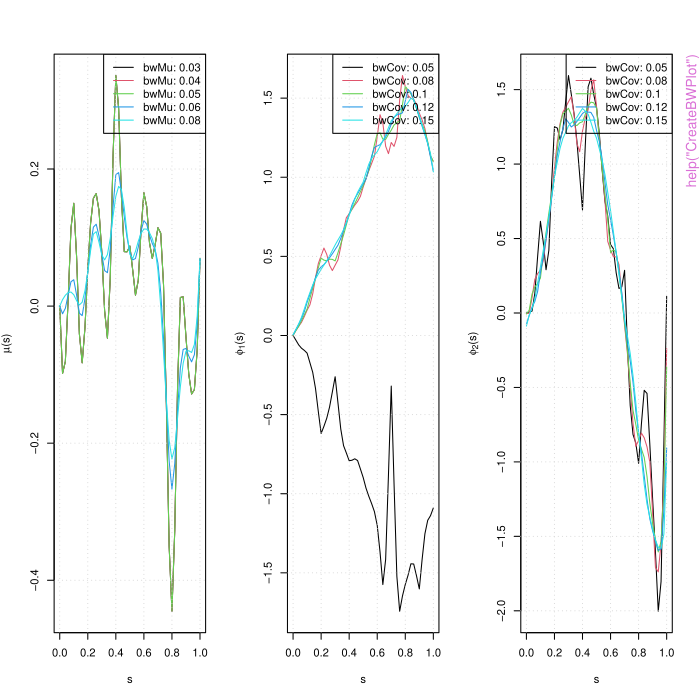

Here is the R script that generated this plot:
pkgname <- "fdapace"
source(file.path(R.home("share"), "R", "examples-header.R"))
options(warn = 1)
library('fdapace')

base::assign(".oldSearch", base::search(), pos = 'CheckExEnv')
base::assign(".old_wd", base::getwd(), pos = 'CheckExEnv')
cleanEx()
nameEx("BwNN")
### * BwNN

flush(stderr()); flush(stdout())

### Name: BwNN
### Title: Minimum bandwidth based on kNN criterion.
### Aliases: BwNN

### ** Examples

tinyGrid = list(c(1,7), c(2,3),  6,  c(2,4), c(4,5))
BwNN(tinyGrid, k = 2) # c(3,2)



cleanEx()
nameEx("CreateBWPlot")
### * CreateBWPlot

flush(stderr()); flush(stdout())

### Name: CreateBWPlot
### Title: Functional Principal Component Analysis Bandwidth Diagnostics
###   plot
### Aliases: CreateBWPlot

### ** Examples

set.seed(1)
n <- 40
pts <- seq(0, 1, by=0.05)
sampWiener <- Wiener(n, pts)
sampWiener <- Sparsify(sampWiener, pts, 10)
res1 <- FPCA(sampWiener$Ly, sampWiener$Lt, 
            list(dataType='Sparse', error=FALSE, kernel='epan', verbose=FALSE))
CreateBWPlot(res1)



cleanEx()
nameEx("CreateBasis")
### * CreateBasis

flush(stderr()); flush(stdout())

### Name: CreateBasis
### Title: Create an orthogonal basis of K functions in [0, 1], with nGrid
###   points.
### Aliases: CreateBasis

### ** Examples

basis <- CreateBasis(3, type='fourier')
head(basis)




cleanEx()
nameEx("CreateCovPlot")
### * CreateCovPlot

flush(stderr()); flush(stdout())

### Name: CreateCovPlot
### Title: Creates a covariance surface plot based on the results from
###   FPCA() or FPCder().
### Aliases: CreateCovPlot

### ** Examples

set.seed(1)
n <- 20
pts <- seq(0, 1, by=0.05)
sampWiener <- Wiener(n, pts)
sampWiener <- Sparsify(sampWiener, pts, 10)
res <- FPCA(sampWiener$Ly, sampWiener$Lt, 
            list(dataType='Sparse', error=FALSE, kernel='epan', verbose=TRUE))
CreateCovPlot(res)



cleanEx()
nameEx("CreateDesignPlot")
### * CreateDesignPlot

flush(stderr()); flush(stdout())

### Name: CreateDesignPlot
### Title: Create design plots for functional data. See Yao, F.,
###   M<c3><bc>ller, H.G., Wang, J.L. (2005). Functional data analysis for
###   sparse longitudinal data. J. American Statistical Association 100,
###   577-590 for interpretation and usage of these plots.  This function
###   will open a new device as default.
### Aliases: CreateDesignPlot

### ** Examples

set.seed(1)
n <- 20
pts <- seq(0, 1, by=0.05)
sampWiener <- Wiener(n, pts)
sampWiener <- Sparsify(sampWiener, pts, 10)
CreateDesignPlot(sampWiener$Lt, sort(unique(unlist(sampWiener$Lt))))



cleanEx()
nameEx("CreateFuncBoxPlot")
### * CreateFuncBoxPlot

flush(stderr()); flush(stdout())

### Name: CreateFuncBoxPlot
### Title: Create functional boxplot using 'bagplot', 'KDE' or 'pointwise'
###   methodology
### Aliases: CreateFuncBoxPlot

### ** Examples

set.seed(1)
n <- 20
pts <- seq(0, 1, by=0.05)
sampWiener <- Wiener(n, pts)
sampWiener <- Sparsify(sampWiener, pts, 10)
res <- FPCA(sampWiener$Ly, sampWiener$Lt, 
            list(dataType='Sparse', error=FALSE, kernel='epan', verbose=TRUE))
CreateFuncBoxPlot(res, list(addIndx=c(1:3)) )



cleanEx()
nameEx("CreateModeOfVarPlot")
### * CreateModeOfVarPlot

flush(stderr()); flush(stdout())

### Name: CreateModeOfVarPlot
### Title: Functional Principal Component Analysis: Mode of variation plot
### Aliases: CreateModeOfVarPlot

### ** Examples

set.seed(1)
n <- 20
pts <- seq(0, 1, by=0.05)
sampWiener <- Wiener(n, pts)
sampWiener <- Sparsify(sampWiener, pts, 10)
res <- FPCA(sampWiener$Ly, sampWiener$Lt, 
            list(dataType='Sparse', error=FALSE, kernel='epan', verbose=TRUE))
CreateModeOfVarPlot(res)



cleanEx()
nameEx("CreateOutliersPlot")
### * CreateOutliersPlot

flush(stderr()); flush(stdout())

### Name: CreateOutliersPlot
### Title: Functional Principal Component or Functional Singular Value
###   Decomposition Scores Plot using 'bagplot' or 'KDE' methodology
### Aliases: CreateOutliersPlot

### ** Examples




cleanEx()
nameEx("CreatePathPlot")
### * CreatePathPlot

flush(stderr()); flush(stdout())

### Name: CreatePathPlot
### Title: Create the fitted sample path plot based on the results from
###   FPCA().
### Aliases: CreatePathPlot

### ** Examples

set.seed(1)
n <- 20
pts <- seq(0, 1, by=0.05)
sampWiener <- Wiener(n, pts)
sampWiener <- Sparsify(sampWiener, pts, 10)
res <- FPCA(sampWiener$Ly, sampWiener$Lt, 
            list(dataType='Sparse', error=FALSE, kernel='epan',
            verbose=TRUE))
CreatePathPlot(res, subset=1:5)

# CreatePathPlot has a lot of usages:




cleanEx()
nameEx("CreateScreePlot")
### * CreateScreePlot

flush(stderr()); flush(stdout())

### Name: CreateScreePlot
### Title: Create the scree plot for the fitted eigenvalues
### Aliases: CreateScreePlot

### ** Examples

set.seed(1)
n <- 20
pts <- seq(0, 1, by=0.05)
sampWiener <- Wiener(n, pts)
sampWiener <- Sparsify(sampWiener, pts, 10)
res <- FPCA(sampWiener$Ly, sampWiener$Lt, 
            list(dataType='Sparse', error=FALSE, kernel='epan', verbose=TRUE))
CreateScreePlot(res)



cleanEx()
nameEx("CreateStringingPlot")
### * CreateStringingPlot

flush(stderr()); flush(stdout())

### Name: CreateStringingPlot
### Title: Create plots for observed and stringed high dimensional data
### Aliases: CreateStringingPlot

### ** Examples

set.seed(1)
n <- 50
wiener = Wiener(n = n)[,-1]
p = ncol(wiener)
rdmorder = sample(size = p, x=1:p, replace = FALSE)
stringingfit = Stringing(X = wiener[,rdmorder], disOptns = "correlation")
diff_norev = sum(abs(rdmorder[stringingfit$StringingOrder] - 1:p))
diff_rev = sum(abs(rdmorder[stringingfit$StringingOrder] - p:1))
if(diff_rev <= diff_norev){
  stringingfit$StringingOrder = rev(stringingfit$StringingOrder)
  stringingfit$Ly = lapply(stringingfit$Ly, rev)
}
CreateStringingPlot(stringingfit, 1:20)




cleanEx()
nameEx("DynCorr")
### * DynCorr

flush(stderr()); flush(stdout())

### Name: DynCorr
### Title: Dynamical Correlation
### Aliases: DynCorr

### ** Examples

set.seed(10)
n=200             # sample size
t=seq(0,1,length.out=100)       # length of data
mu_quad_x=8*t^2-4*t+5
mu_quad_y=8*t^2-12*t+6
fun=rbind(rep(1,length(t)),-t,t^2)
z1=matrix(0,n,3)
z1[,1]=rnorm(n,0,2)
z1[,2]=rnorm(n,0,16/3)
z1[,3]=rnorm(n,0,4)
x1_quad_error=y1_quad_error=matrix(0,nrow=n,ncol=length(t))
for (i in 1:n){
  x1_quad_error[i,]=mu_quad_x+z1[i,]%*%fun+rnorm(length(t),0,0.01)
  y1_quad_error[i,]=mu_quad_y+2*z1[i,]%*%fun +rnorm(length(t),0,0.01)
}
dyn1_quad=DynCorr(x1_quad_error,y1_quad_error,t) 



cleanEx()
nameEx("Dyn_test")
### * Dyn_test

flush(stderr()); flush(stdout())

### Name: Dyn_test
### Title: Bootstrap test of Dynamic Correlation
### Aliases: Dyn_test

### ** Examples

n=20             # sample size
t=seq(0,1,length.out=100)       # length of data
mu_quad_x=8*t^2-4*t+5
mu_quad_y=8*t^2-12*t+6
fun=rbind(rep(1,length(t)),-t,t^2)
z1=matrix(0,n,3)
z1[,1]=rnorm(n,0,2)
z1[,2]=rnorm(n,0,16/3)
z1[,3]=rnorm(n,0,4)   # covariance matrix of random effects
x1_quad_error=y1_quad_error=matrix(0,nrow=n,ncol=length(t))
for (i in 1:n){
  x1_quad_error[i,]=mu_quad_x+z1[i,]%*%fun+rnorm(length(t),0,0.01)
  y1_quad_error[i,]=mu_quad_y+2*z1[i,]%*%fun +rnorm(length(t),0,0.01)
}
bt_DC=Dyn_test(x1_quad_error,y1_quad_error,t,B=500) # using B=500 for speed consideration




cleanEx()
nameEx("FAM")
### * FAM

flush(stderr()); flush(stdout())

### Name: FAM
### Title: Functional Additive Models
### Aliases: FAM

### ** Examples

set.seed(1000)

library(MASS)

f1 <- function(t) 0.5*t
f2 <- function(t) 2*cos(2*pi*t/4)
f3 <- function(t) 1.5*sin(2*pi*t/4)
f4 <- function(t) 2*atan(2*pi*t/4)

n <- 100
N <- 100

sig <- diag(c(4.0,2.0,1.5,1.2))

scoreX <- mvrnorm(n,mu=rep(0,4),Sigma=sig)
scoreXTest <- mvrnorm(N,mu=rep(0,4),Sigma=sig)

Y <- f1(scoreX[,1]) + f2(scoreX[,2]) + f3(scoreX[,3]) + f4(scoreX[,4]) + rnorm(n,0,0.1)
YTest <- f1(scoreXTest[,1]) + f2(scoreXTest[,2]) + 
  f3(scoreXTest[,3]) + f4(scoreXTest[,4]) + rnorm(N,0,0.1)

phi1 <- function(t) sqrt(2)*sin(2*pi*t)
phi2 <- function(t) sqrt(2)*sin(4*pi*t)
phi3 <- function(t) sqrt(2)*cos(2*pi*t)
phi4 <- function(t) sqrt(2)*cos(4*pi*t)

grid <- seq(0,1,length.out=21)
Lt <- Lx <- list()
for (i in 1:n) {
  Lt[[i]] <- grid
  Lx[[i]] <- scoreX[i,1]*phi1(grid) + scoreX[i,2]*phi2(grid) + 
    scoreX[i,3]*phi3(grid) + scoreX[i,4]*phi4(grid) + rnorm(1,0,0.01)
}

LtTest <- LxTest <- list()
for (i in 1:N) {
  LtTest[[i]] <- grid
  LxTest[[i]] <- scoreXTest[i,1]*phi1(grid) + scoreXTest[i,2]*phi2(grid) + 
    scoreXTest[i,3]*phi3(grid) + scoreXTest[i,4]*phi4(grid) + rnorm(1,0,0.01)
}


# estimation
fit <- FAM(Y=Y,Lx=Lx,Lt=Lt)

xi <- fit$xi

op <- par(mfrow=c(2,2))
j <- 1
g1 <- f1(sort(xi[,j]))
tmpSgn <- sign(sum(g1*fit$fam[,j]))
plot(sort(xi[,j]),g1,type='l',col=2,ylim=c(-2.5,2.5),xlab='xi1')
points(sort(xi[,j]),tmpSgn*fit$fam[order(xi[,j]),j],type='l')

j <- 2
g2 <- f2(sort(xi[,j]))
tmpSgn <- sign(sum(g2*fit$fam[,j]))
plot(sort(xi[,j]),g2,type='l',col=2,ylim=c(-2.5,2.5),xlab='xi2')
points(sort(xi[,j]),tmpSgn*fit$fam[order(xi[,j]),j],type='l')

j <- 3
g3 <- f3(sort(xi[,j]))
tmpSgn <- sign(sum(g3*fit$fam[,j]))
plot(sort(xi[,j]),g3,type='l',col=2,ylim=c(-2.5,2.5),xlab='xi3')
points(sort(xi[,j]),tmpSgn*fit$fam[order(xi[,j]),j],type='l')

j <- 4
g4 <- f4(sort(xi[,j]))
tmpSgn <- sign(sum(g4*fit$fam[,j]))
plot(sort(xi[,j]),g4,type='l',col=2,ylim=c(-2.5,2.5),xlab='xi4')
points(sort(xi[,j]),tmpSgn*fit$fam[order(xi[,j]),j],type='l')
par(op)

# fitting
fit <- FAM(Y=Y,Lx=Lx,Lt=Lt,nEval=0)
yHat <- fit$mu+apply(fit$fam,1,'sum')
plot(yHat,Y)
abline(coef=c(0,1),col=2)


# R^2
R2 <- 1-sum((Y-yHat)^2)/sum((Y-mean(Y))^2)
R2


# prediction
fit <- FAM(Y=Y,Lx=Lx,Lt=Lt,newLx=LxTest,newLt=LtTest)
yHat <- fit$mu+apply(fit$fam,1,'sum')
plot(yHat,YTest,xlim=c(-10,10))
abline(coef=c(0,1),col=2)



graphics::par(get("par.postscript", pos = 'CheckExEnv'))
cleanEx()
nameEx("FCCor")
### * FCCor

flush(stderr()); flush(stdout())

### Name: FCCor
### Title: Calculation of functional correlation between two simultaneously
###   observed processes.
### Aliases: FCCor

### ** Examples

set.seed(1)
n <- 200
nGridIn <- 50
sparsity <- 1:5 # must have length > 1
bw <- 0.2
kern <- 'epan'
T <- matrix(seq(0.5, 1, length.out=nGridIn))

## Corr(X(t), Y(t)) = 1/2
A <- Wiener(n, T)
B <- Wiener(n, T) 
C <- Wiener(n, T) + matrix((1:nGridIn) , n, nGridIn, byrow=TRUE)
X <- A + B
Y <- A + C
indEach <- lapply(1:n, function(x) sort(sample(nGridIn, sample(sparsity, 1))))
tAll <- lapply(1:n, function(i) T[indEach[[i]]])
Xsp <- lapply(1:n, function(i) X[i, indEach[[i]]])
Ysp <- lapply(1:n, function(i) Y[i, indEach[[i]]])

plot(T, FCCor(Xsp, Ysp, tAll, bw)[['corr']], ylim=c(-1, 1))
abline(h=0.5)



cleanEx()
nameEx("FCReg")
### * FCReg

flush(stderr()); flush(stdout())

### Name: FCReg
### Title: Functional Concurrent Regression using 2D smoothing
### Aliases: FCReg

### ** Examples

# Y(t) = \beta_0(t) + \beta_1(t) X_1(t) + \beta_2(t) Z_2 + \epsilon

# Settings
set.seed(1)
n <- 75
nGridIn <- 150
sparsity <- 5:10 # Sparse data sparsity
T <- round(seq(0, 1, length.out=nGridIn), 4) # Functional data support
bw <- 0.1
outGrid <- round(seq(min(T), 1, by=0.05), 2)

# Simulate functional data 
mu <- T * 2 # mean function for X_1
sigma <- 1

beta_0 <- 0
beta_1 <- 1
beta_2 <- 1

Z <- MASS::mvrnorm(n, rep(0, 2), diag(2))
X_1 <- Z[, 1, drop=FALSE] %*% matrix(1, 1, nGridIn) + matrix(mu, n, nGridIn, byrow=TRUE)
epsilon <- rnorm(n, sd=sigma)
Y <- matrix(NA, n, nGridIn)
for (i in seq_len(n)) {
  Y[i, ] <- beta_0 + beta_1 * X_1[i, ] + beta_2 * Z[i, 2] + epsilon[i]
}

# Sparsify functional data
set.seed(1)
X_1sp <- Sparsify(X_1, T, sparsity)
set.seed(1)
Ysp <- Sparsify(Y, T, sparsity)
vars <- list(X_1=X_1sp, Z_2=Z[, 2], Y=Ysp)
withError2D <- FCReg(vars, bw, bw, outGrid)



cleanEx()
nameEx("FClust")
### * FClust

flush(stderr()); flush(stdout())

### Name: FClust
### Title: Functional clustering and identifying substructures of
###   longitudinal data
### Aliases: FClust

### ** Examples




cleanEx()
nameEx("FLM")
### * FLM

flush(stderr()); flush(stdout())

### Name: FLM
### Title: Functional Linear Models
### Aliases: FLM

### ** Examples

set.seed(1000)

library(MASS)

### functional covariate
phi1 <- function(t,k) sqrt(2)*sin(2*pi*k*t)
phi2 <- function(t,k) sqrt(2)*cos(2*pi*k*t)

lambdaX <- c(1,0.7)

# training set
n <- 50
Xi <- matrix(rnorm(2*n),nrow=n,ncol=2)

denseLt <- list(); denseLy <- list()
sparseLt <- list(); sparseLy <- list()

t0 <- seq(0,1,length.out=51)
for (i in 1:n) {
 denseLt[[i]] <- t0
  denseLy[[i]] <- lambdaX[1]*Xi[i,1]*phi1(t0,1) + lambdaX[2]*Xi[i,2]*phi1(t0,2)
  
  ind <- sort(sample(1:length(t0),3))
  sparseLt[[i]] <- t0[ind]
  sparseLy[[i]] <- denseLy[[i]][ind]
}

denseX <- list(Ly=denseLy,Lt=denseLt)
sparseX <- list(Ly=sparseLy,Lt=sparseLt)

denseX <- list(X=denseX)
sparseX <- list(X=sparseX)

# test set
N <- 30

XiTest <- matrix(rnorm(2*N),nrow=N,ncol=2)

denseLtTest <- list(); denseLyTest <- list()

sparseLtTest <- list(); sparseLyTest <- list()

t0 <- seq(0,1,length.out=51)
for (i in 1:N) {
  denseLtTest[[i]] <- t0
  denseLyTest[[i]] <- lambdaX[1]*XiTest[i,1]*phi1(t0,1) + lambdaX[2]*XiTest[i,2]*phi1(t0,2)
  
  ind <- sort(sample(1:length(t0),5))
  sparseLtTest[[i]] <- t0[ind]
  sparseLyTest[[i]] <- denseLyTest[[i]][ind]
}

denseXTest <- list(Ly=denseLyTest,Lt=denseLtTest)
sparseXTest <- list(Ly=sparseLyTest,Lt=sparseLtTest)

denseXTest <- list(X=denseXTest)
sparseXTest <- list(X=sparseXTest)


### scalar response
beta <- c(1, -1)
Y <- c(Xi%*%diag(lambdaX)%*%beta) + rnorm(n,0,0.5)
YTest <- c(XiTest%*%diag(lambdaX)%*%beta) + rnorm(N,0,0.5)

## dense
denseFLM <- FLM(Y=Y,X=denseX,XTest=denseXTest,optnsListX=list(FVEthreshold=0.95))

trueBetaList <- list()
trueBetaList[[1]] <- cbind(phi1(denseFLM$workGridX[[1]],1),phi1(denseFLM$workGridX[[1]],2))%*%beta

# coefficient function estimation error (L2-norm)
plot(denseFLM$workGridX[[1]],denseFLM$betaList[[1]],type='l',xlab='t',ylab=paste('beta',1,sep=''))
points(denseFLM$workGridX[[1]],trueBetaList[[1]],type='l',col=2)

denseEstErr <-
  sqrt(trapzRcpp(denseFLM$workGridX[[1]],(denseFLM$betaList[[1]] - trueBetaList[[1]])^2))
denseEstErr

op <- par(mfrow=c(1,2))
plot(denseFLM$yHat,Y,xlab='fitted Y', ylab='observed Y')
abline(coef=c(0,1),col=8)
plot(denseFLM$yPred,YTest,xlab='predicted Y', ylab='observed Y')
abline(coef=c(0,1),col=8)
par(op)

# prediction error
densePredErr <- sqrt(mean((YTest - denseFLM$yPred)^2))
densePredErr




graphics::par(get("par.postscript", pos = 'CheckExEnv'))
cleanEx()
nameEx("FOptDes")
### * FOptDes

flush(stderr()); flush(stdout())

### Name: FOptDes
### Title: Optimal Designs for Functional and Longitudinal Data for
###   Trajectory Recovery or Scalar Response Prediction
### Aliases: FOptDes

### ** Examples

set.seed(1)
n <- 50
pts <- seq(0, 1, by=0.05)
sampWiener <- Wiener(n, pts)
sampWiener <- MakeFPCAInputs(IDs = rep(1:n, each=length(pts)), 
                             tVec = rep(pts, times = n), 
                             yVec = t(sampWiener))
res <- FOptDes(Ly=sampWiener$Ly, Lt=sampWiener$Lt, p=2,
               isSequential=FALSE, RidgeCand = seq(0.02,0.2,0.02))



cleanEx()
nameEx("FPCA")
### * FPCA

flush(stderr()); flush(stdout())

### Name: FPCA
### Title: Functional Principal Component Analysis
### Aliases: FPCA

### ** Examples

set.seed(1)
n <- 20
pts <- seq(0, 1, by=0.05)
sampWiener <- Wiener(n, pts)
sampWiener <- Sparsify(sampWiener, pts, 10)
res <- FPCA(sampWiener$Ly, sampWiener$Lt, 
            list(dataType='Sparse', error=FALSE, kernel='epan', verbose=TRUE))
plot(res) # The design plot covers [0, 1] * [0, 1] well.
CreateCovPlot(res, 'Fitted')



cleanEx()
nameEx("FPCAder")
### * FPCAder

flush(stderr()); flush(stdout())

### Name: FPCAder
### Title: Obtain the derivatives of eigenfunctions/ eigenfunctions of
###   derivatives (note: these two are not the same)
### Aliases: FPCAder

### ** Examples


bw <- 0.2
kern <- 'epan'
set.seed(1)
n <- 50 
M <- 30
pts <- seq(0, 1, length.out=M)
lambdaTrue <- c(1, 0.8, 0.1)^2
sigma2 <- 0.1

samp2 <- MakeGPFunctionalData(n, M, pts, K=length(lambdaTrue), 
                              lambda=lambdaTrue, sigma=sqrt(sigma2), basisType='legendre01')
samp2 <- c(samp2, MakeFPCAInputs(tVec=pts, yVec=samp2$Yn))
fpcaObj <- FPCA(samp2$Ly, samp2$Lt, list(methodMuCovEst='smooth',
                userBwCov=bw, userBwMu=bw, kernel=kern, error=TRUE)) 
CreatePathPlot(fpcaObj, showObs=FALSE)

FPCoptn <- list(bw=bw, kernelType=kern, method='FPC')
DPCoptn <- list(bw=bw, kernelType=kern, method='DPC')
FPC <- FPCAder(fpcaObj, FPCoptn)
DPC <- FPCAder(fpcaObj, DPCoptn)

CreatePathPlot(FPC, ylim=c(-5, 10))
CreatePathPlot(DPC, ylim=c(-5, 10))

# Get the true derivatives
phi <-  CreateBasis(K=3, type='legendre01', pts=pts)
basisDerMat <- apply(phi, 2, function(x) 
                       ConvertSupport(seq(0, 1, length.out=M - 1), pts, diff(x) * (M - 1)))
trueDer <- matrix(1, n, M, byrow=TRUE) + tcrossprod(samp2$xi, basisDerMat)
matplot(t(trueDer), type='l', ylim=c(-5, 10))

# DPC is slightly better in terms of RMSE
mean((fitted(FPC) - trueDer)^2)
mean((fitted(DPC) - trueDer)^2)




cleanEx()
nameEx("FPCquantile")
### * FPCquantile

flush(stderr()); flush(stdout())

### Name: FPCquantile
### Title: Conditional Quantile estimation with functional covariates
### Aliases: FPCquantile

### ** Examples

set.seed(10)

n = 200
npred = 50
m = 50
xi <- Wiener(n, 0:m/m)

x=list()
t_x=list()
y=numeric(n)
for(i in 1:n){
 t_x = c(t_x,list(0:m/m))
 x = c(x,list(xi[i,]))
 y[i] = 5*rnorm(1)+2*sum(xi[i,])
}

outQ = c(0.1,0.25,0.5,0.75,0.9,0.95)
isNewSub = c(rep(0,150),rep(1,50))
qtreg = FPCquantile(x, t_x, y, outQ,optns_x = NULL,isNewSub)




cleanEx()
nameEx("FVPA")
### * FVPA

flush(stderr()); flush(stdout())

### Name: FVPA
### Title: Functional Variance Process Analysis for dense functional data
### Aliases: FVPA

### ** Examples

set.seed(1)
n <- 25
pts <- seq(0, 1, by=0.01)
sampWiener <- Wiener(n, pts)
# Data have to dense for FVPA to be relevant!
sampWiener <- Sparsify(sampWiener, pts, 101) 
fvpaObj <- FVPA(sampWiener$Ly, sampWiener$Lt)



cleanEx()
nameEx("GetCovSurface")
### * GetCovSurface

flush(stderr()); flush(stdout())

### Name: GetCovSurface
### Title: Covariance Surface
### Aliases: GetCovSurface

### ** Examples

set.seed(1)
n <- 20
pts <- seq(0, 1, by=0.025)
sampWiener <- Wiener(n, pts)
mu = sin(2*pi*pts)
sampWiener <- Sparsify(t(t(sampWiener) + mu), pts, 10)
res = GetCovSurface(Ly = sampWiener$Ly, Lt = sampWiener$Lt)



cleanEx()
nameEx("GetCrCovYX")
### * GetCrCovYX

flush(stderr()); flush(stdout())

### Name: GetCrCovYX
### Title: Functional Cross Covariance between longitudinal variable Y and
###   longitudinal variable X
### Aliases: GetCrCovYX

### ** Examples

Ly1= list( rep(2.1,7), rep(2.1,3),2.1 );
Lt1 = list(1:7,1:3, 1);
Ly2 = list( rep(1.1,7), rep(1.1,3),1.1); 
Lt2 = list(1:7,1:3, 1);
Ymu1 = rep(55,7);
Ymu2 = rep(1.1,7);
AA<-GetCrCovYX(Ly1 = Ly1, Ly2= Ly2, Lt1=Lt1, Lt2=Lt2, Ymu1=Ymu1, Ymu2=Ymu2)
  



cleanEx()
nameEx("GetCrCovYZ")
### * GetCrCovYZ

flush(stderr()); flush(stdout())

### Name: GetCrCovYZ
### Title: Functional Cross Covariance between longitudinal variable Y and
###   scalar variable Z
### Aliases: GetCrCovYZ

### ** Examples

Ly <- list( runif(5),  c(1:3), c(2:4), c(4))
Lt <- list( c(1:5), c(1:3), c(1:3), 4)
Z = rep(4,4) # Constant vector so the covariance has to be zero.
sccObj = GetCrCovYZ(bw=1, Z= Z, Ly=Ly, Lt=Lt, Ymu=rep(4,5))



cleanEx()
nameEx("GetMeanCI")
### * GetMeanCI

flush(stderr()); flush(stdout())

### Name: GetMeanCI
### Title: Bootstrap pointwise confidence intervals for the mean function
###   for densely observed data.
### Aliases: GetMeanCI

### ** Examples

n <- 30
tgrid <- seq(0,1,length.out=21)
phi1 <- function(t) sqrt(2)*sin(2*pi*t)
phi2 <- function(t) sqrt(2)*sin(4*pi*t)
Lt <- rep(list(tgrid), n)
Ly <- lapply(1:n, function(i){
 tgrid + rnorm(1,0,2) * phi1(tgrid) + rnorm(1,0,0.5) * phi2(tgrid) + rnorm(1,0,0.01)
 })
res <- GetMeanCI(Lt = Lt, Ly = Ly, level = 0.9)



cleanEx()
nameEx("GetMeanCurve")
### * GetMeanCurve

flush(stderr()); flush(stdout())

### Name: GetMeanCurve
### Title: Mean Curve
### Aliases: GetMeanCurve

### ** Examples

set.seed(1)
n <- 20
pts <- seq(0, 1, by=0.025)
sampWiener <- Wiener(n, pts)
mu = sin(2*pi*pts)
sampWiener <- Sparsify(t(t(sampWiener) + mu), pts, 10)
res = GetMeanCurve(Ly = sampWiener$Ly, Lt = sampWiener$Lt, optns = list(plot = TRUE))



cleanEx()
nameEx("GetNormalisedSample")
### * GetNormalisedSample

flush(stderr()); flush(stdout())

### Name: GetNormalisedSample
### Title: Normalise sparse multivariate functional data
### Aliases: GetNormalisedSample GetNormalizedSample

### ** Examples

set.seed(1)
n <- 100
M <- 51
pts <- seq(0, 1, length.out=M)
mu <- rep(0, length(pts))
sampDense <- MakeGPFunctionalData(n, M, mu, K=1, basisType='sin', sigma=0.01)
samp4 <- MakeFPCAInputs(tVec=sampDense$pts, yVec=sampDense$Yn)
res4E <- FPCA(samp4$Ly, samp4$Lt, list(error=TRUE))
sampN <- GetNormalisedSample(res4E, errorSigma=TRUE)

CreatePathPlot(subset=1:20, inputData=samp4, obsOnly=TRUE, showObs=FALSE)
CreatePathPlot(subset=1:20, inputData=sampN, obsOnly=TRUE, showObs=FALSE)



cleanEx()
nameEx("MultiFAM")
### * MultiFAM

flush(stderr()); flush(stdout())

### Name: MultiFAM
### Title: Functional Additive Models with Multiple Predictor Processes
### Aliases: MultiFAM

### ** Examples

set.seed(1000)

library(MASS)

f11 <- function(t) t
f12 <- function(t) 2*cos(2*pi*t/4)
f21 <- function(t) 1.5*sin(2*pi*t/4)
f22 <- function(t) 1.5*atan(2*pi*t/4)

n<-100
N<-200

sig <- matrix(c(2.0, 0.0, 0.5, -.2,
                0.0, 1.2, -.2, 0.3,
                0.5, -.2, 1.7, 0.0,
                -.2, 0.3, 0.0, 1.0),
              nrow=4,ncol=4)

scoreX <- mvrnorm(n,mu=rep(0,4),Sigma=sig)
scoreXTest <- mvrnorm(N,mu=rep(0,4),Sigma=sig)

Y <- f11(scoreX[,1]) + f12(scoreX[,2]) + f21(scoreX[,3]) + f22(scoreX[,4]) + rnorm(n,0,0.5)
YTest <- f11(scoreXTest[,1]) + f12(scoreXTest[,2]) + 
f21(scoreXTest[,3]) + f22(scoreXTest[,4]) + rnorm(N,0,0.5)

phi11 <- function(t) sqrt(2)*sin(2*pi*t)
phi12 <- function(t) sqrt(2)*sin(4*pi*t)
phi21 <- function(t) sqrt(2)*cos(2*pi*t)
phi22 <- function(t) sqrt(2)*cos(4*pi*t)

grid <- seq(0,1,length.out=21)
Lt <- Lx1 <- Lx2 <- list()
for (i in 1:n) {
  Lt[[i]] <- grid
  Lx1[[i]] <- scoreX[i,1]*phi11(grid) + scoreX[i,2]*phi12(grid) + rnorm(1,0,0.01)
  Lx2[[i]] <- scoreX[i,3]*phi21(grid) + scoreX[i,4]*phi22(grid) + rnorm(1,0,0.01)
}

LtTest <- Lx1Test <- Lx2Test <- list()
for (i in 1:N) {
  LtTest[[i]] <- grid
  Lx1Test[[i]] <- scoreXTest[i,1]*phi11(grid) + scoreXTest[i,2]*phi12(grid) + rnorm(1,0,0.01)
  Lx2Test[[i]] <- scoreXTest[i,3]*phi21(grid) + scoreXTest[i,4]*phi22(grid) + rnorm(1,0,0.01)
}

X1 <- list(Ly=Lx1, Lt=Lt)
X2 <- list(Ly=Lx2, Lt=Lt)

X1Test <- list(Ly=Lx1Test, Lt=LtTest)
X2Test <- list(Ly=Lx2Test, Lt=LtTest)

X <- list(X1, X2)
XTest <- list(X1Test, X2Test)

# estimation
sbf <- MultiFAM(Y=Y,X=X)

xi <- sbf$xi

par(mfrow=c(2,2))
j <- 1
p0 <- trapzRcpp(sort(xi[,j]),dnorm(sort(xi[,j]),0,sqrt(sig[j,j])))
g11 <- f11(sort(xi[,j])) - 
trapzRcpp(sort(xi[,j]),f11(sort(xi[,j]))*dnorm(sort(xi[,j]),0,sqrt(sig[j,j])))/p0
tmpSgn <- sign(sum(g11*sbf$SBFit[,j]))
plot(sort(xi[,j]),g11,type='l',col=2,ylim=c(-2.5,2.5),xlab='xi11')
points(sort(xi[,j]),tmpSgn*sbf$SBFit[order(xi[,j]),j],type='l')
legend('top',c('true','SBF'),col=c(2,1),lwd=2,bty='n',horiz=TRUE)

j <- 2
p0 <- trapzRcpp(sort(xi[,j]),dnorm(sort(xi[,j]),0,sqrt(sig[j,j])))
g12 <- f12(sort(xi[,j])) - 
trapzRcpp(sort(xi[,j]),f12(sort(xi[,j]))*dnorm(sort(xi[,j]),0,sqrt(sig[j,j])))/p0
tmpSgn <- sign(sum(g12*sbf$SBFit[,j]))
plot(sort(xi[,j]),g12,type='l',col=2,ylim=c(-2.5,2.5),xlab='xi12')
points(sort(xi[,j]),tmpSgn*sbf$SBFit[order(xi[,j]),j],type='l')
legend('top',c('true','SBF'),col=c(2,1),lwd=2,bty='n',horiz=TRUE)

j <- 3
p0 <- trapzRcpp(sort(xi[,j]),dnorm(sort(xi[,j]),0,sqrt(sig[j,j])))
g21 <- f21(sort(xi[,j])) - 
trapzRcpp(sort(xi[,j]),f21(sort(xi[,j]))*dnorm(sort(xi[,j]),0,sqrt(sig[j,j])))/p0
tmpSgn <- sign(sum(g21*sbf$SBFit[,j]))
plot(sort(xi[,j]),g21,type='l',col=2,ylim=c(-2.5,2.5),xlab='xi21')
points(sort(xi[,j]),tmpSgn*sbf$SBFit[order(xi[,j]),j],type='l')
legend('top',c('true','SBF'),col=c(2,1),lwd=2,bty='n',horiz=TRUE)

j <- 4
p0 <- trapzRcpp(sort(xi[,j]),dnorm(sort(xi[,j]),0,sqrt(sig[j,j])))
g22 <- f22(sort(xi[,j])) - 
trapzRcpp(sort(xi[,j]),f22(sort(xi[,j]))*dnorm(sort(xi[,j]),0,sqrt(sig[j,j])))/p0
tmpSgn <- sign(sum(g22*sbf$SBFit[,j]))
plot(sort(xi[,j]),g22,type='l',col=2,ylim=c(-2.5,2.5),xlab='xi22')
points(sort(xi[,j]),tmpSgn*sbf$SBFit[order(xi[,j]),j],type='l')
legend('top',c('true','SBF'),col=c(2,1),lwd=2,bty='n',horiz=TRUE)




graphics::par(get("par.postscript", pos = 'CheckExEnv'))
cleanEx()
nameEx("SBFitting")
### * SBFitting

flush(stderr()); flush(stdout())

### Name: SBFitting
### Title: Iterative Smooth Backfitting Algorithm
### Aliases: SBFitting

### ** Examples

set.seed(100)

n <- 100
d <- 2
X <- pnorm(matrix(rnorm(n*d),nrow=n,ncol=d)%*%matrix(c(1,0.6,0.6,1),nrow=2,ncol=2))

f1 <- function(t) 2*(t-0.5)
f2 <- function(t) sin(2*pi*t)

Y <- f1(X[,1])+f2(X[,2])+rnorm(n,0,0.1)

# component function estimation
N <- 101
x <- matrix(rep(seq(0,1,length.out=N),d),nrow=N,ncol=d)
h <- c(0.12,0.08)
  
sbfEst <- SBFitting(Y,x,X,h)
fFit <- sbfEst$SBFit

op <- par(mfrow=c(1,2))
plot(x[,1],f1(x[,1]),type='l',lwd=2,col=2,lty=4,xlab='X1',ylab='Y')
points(x[,1],fFit[,1],type='l',lwd=2,col=1)
points(X[,1],Y,cex=0.3,col=8)
legend('topleft',legend=c('SBF','true'),col=c(1,2),lwd=2,lty=c(1,4),horiz=FALSE,bty='n')
abline(h=0,col=8)

plot(x[,2],f2(x[,2]),type='l',lwd=2,col=2,lty=4,xlab='X2',ylab='Y')
points(x[,2],fFit[,2],type='l',lwd=2,col=1)
points(X[,2],Y,cex=0.3,col=8)
legend('topright',legend=c('SBF','true'),col=c(1,2),lwd=2,lty=c(1,4),horiz=FALSE,bty='n')
abline(h=0,col=8)
par(op)

# prediction
x <- X
h <- c(0.12,0.08)
  
sbfPred <- SBFitting(Y,X,X,h)
fPred <- sbfPred$mY+apply(sbfPred$SBFit,1,'sum')

op <- par(mfrow=c(1,1))
plot(fPred,Y,cex=0.5,xlab='SBFitted values',ylab='Y')
abline(coef=c(0,1),col=8)
par(op)



graphics::par(get("par.postscript", pos = 'CheckExEnv'))
cleanEx()
nameEx("Stringing")
### * Stringing

flush(stderr()); flush(stdout())

### Name: Stringing
### Title: Stringing for High-Dimensional data
### Aliases: Stringing

### ** Examples

set.seed(1)
n <- 50
wiener = Wiener(n = n)[,-1]
p = ncol(wiener)
rdmorder = sample(size = p, x=1:p, replace = FALSE)
stringingfit = Stringing(X = wiener[,rdmorder], disOptns = "correlation")
diff_norev = sum(abs(rdmorder[stringingfit$StringingOrder] - 1:p))
diff_rev = sum(abs(rdmorder[stringingfit$StringedOrder] - p:1))
if(diff_rev <= diff_norev){
  stringingfit$StringingOrder = rev(stringingfit$StringingOrder)
  stringingfit$Ly = lapply(stringingfit$Ly, rev)
}
plot(1:p, rdmorder[stringingfit$StringingOrder], pch=18); abline(a=0,b=1)




cleanEx()
nameEx("TVAM")
### * TVAM

flush(stderr()); flush(stdout())

### Name: TVAM
### Title: Iterative Smooth Backfitting Algorithm
### Aliases: TVAM

### ** Examples


set.seed(1000)

n <- 30
Lt <- list()
Ly <- list()
Lx1 <- list()
Lx2 <- list()

for (i in 1:n) {
  Ni <- sample(10:15,1)
  
  Lt[[i]] <- sort(runif(Ni,0,1))
  Lx1[[i]] <- runif(Ni,0,1)
  Lx2[[i]] <- runif(Ni,0,1)
  Ly[[i]] <- Lt[[i]]*(cos(2*pi*Lx1[[i]]) + sin(2*pi*Lx2[[i]])) + rnorm(Ni,0,0.1)
  
}

LLx <- list(Lx1,Lx2)

gridT <- seq(0,1,length.out=31)
x0 <- seq(0,1,length.out=31)
x <- cbind(x0,x0)

ht <- 0.1
hx <- c(0.1,0.1)

tvam <- TVAM(Lt,Ly,LLx,gridT=gridT,x=x,ht=ht,hx=hx,K='epan')

g0Sbf <- tvam$tvamMean
gjSbf <- tvam$tvamComp

op <- par(mfrow=c(1,2), mar=c(1,1,1,1)+0.1)
persp(gridT,x0,gjSbf[[1]],theta=60,phi=30,
      xlab='time',ylab='x1',zlab='g1(t, x1)')
persp(gridT,x0,gjSbf[[2]],theta=60,phi=30,
      xlab='time',ylab='x2',zlab='g1(t, x2)')
par(op)




graphics::par(get("par.postscript", pos = 'CheckExEnv'))
cleanEx()
nameEx("VCAM")
### * VCAM

flush(stderr()); flush(stdout())

### Name: VCAM
### Title: Sieve estimation: B-spline based estimation procedure for
###   time-varying additive models. The VCAM function can be used to
###   perform function-to-scalar regression.
### Aliases: VCAM

### ** Examples


library(MASS)

set.seed(100)

n <- 100
d <- 2

Lt <- list()
Ly <- list()

m <- rep(0,2)
S <- matrix(c(1,0.5,0.5,1),nrow=2,ncol=2)
X <- pnorm(mvrnorm(n,m,S))

beta0 <- function(t) 1.5*sin(3*pi*(t+0.5))
beta1 <- function(t) 3*(1-t)^2
beta2 <- function(t) 4*t^3

phi1 <- function(x) sin(2*pi*x)
phi2 <- function(x) 4*x^3-1

for (i in 1:n) {
  Ni <- sample(10:20,1)
  
  Lt[[i]] <- sort(runif(Ni,0,1))
  Ly[[i]] <- beta0(Lt[[i]]) + 
     beta1(Lt[[i]])*phi1(X[i,1]) + beta2(Lt[[i]])*phi2(X[i,2]) + rnorm(Ni,0,0.1)
  
}


vcam <- VCAM(Lt,Ly,X)

op <- par(no.readonly = TRUE)

par(mfrow=c(1,1))
plot(unlist(vcam$LyHat),unlist(Ly),xlab='observed Y',ylab='fitted Y')
abline(coef=c(0,1),col=8)

par(mfrow=c(1,2))
plot(vcam$gridX[,1],vcam$phiEst[,1],type='l',ylim=c(-1,1),xlab='x1',ylab='phi1')
points(vcam$gridX[,1],phi1(vcam$gridX[,1]),col=2,type='l',lty=2,lwd=2)
legend('topright',c('true','est'),lwd=2,lty=c(1,2),col=c(1,2))

plot(vcam$gridX[,2],vcam$phiEst[,2],type='l',ylim=c(-1,3),xlab='x2',ylab='phi2')
points(vcam$gridX[,2],phi2(vcam$gridX[,2]),col=2,type='l',lty=2,lwd=2)
legend('topleft',c('true','est'),lwd=2,lty=c(1,2),col=c(1,2))

par(mfrow=c(1,3))
plot(vcam$gridT,vcam$beta0Est,type='l',xlab='t',ylab='beta0')
points(vcam$gridT,beta0(vcam$gridT),col=2,type='l',lty=2,lwd=2)
legend('topright',c('true','est'),lwd=2,lty=c(1,2),col=c(1,2))

plot(vcam$gridT,vcam$betaEst[,1],type='l',xlab='t',ylab='beta1')
points(vcam$gridT,beta1(vcam$gridT),col=2,type='l',lty=2,lwd=2)
legend('topright',c('true','est'),lwd=2,lty=c(1,2),col=c(1,2))

plot(vcam$gridT,vcam$betaEst[,2],type='l',xlab='t',ylab='beta2')
points(vcam$gridT,beta2(vcam$gridT),col=2,type='l',lty=2,lwd=2)
legend('topright',c('true','est'),lwd=2,lty=c(1,2),col=c(1,2))

par(op)




graphics::par(get("par.postscript", pos = 'CheckExEnv'))
cleanEx()
nameEx("WFDA")
### * WFDA

flush(stderr()); flush(stdout())

### Name: WFDA
### Title: Time-Warping in Functional Data Analysis: Pairwise curve
###   synchronization for functional data
### Aliases: WFDA

### ** Examples

N = 44;
eps = 0.123;
M = 41;
set.seed(123) 
Tfinal = 3
me <- function(t) exp(-Tfinal*(((t/Tfinal^2)-0.5))^2);
T = seq(0,Tfinal,length.out = M) 
recondingTimesMat = matrix(nrow = N, ncol = M)
yMat = matrix(nrow = N, ncol = M)

for (i in 1:N){
  peak = runif(min = 0.2,max =  0.8,1) * Tfinal 
  recondingTimesMat[i,] = sort( unique(c( seq(0.0 , peak, length.out = round((M+1)/2)),
                            seq( peak, Tfinal, length.out = round((M+1)/2))))) * Tfinal
  yMat[i,] = me(recondingTimesMat[i,]) * rnorm(1, mean=4.0, sd=  eps)
                                       + rnorm(M, mean=0.0, sd=  eps) 
}

Y = as.list(as.data.frame(t(yMat)))
X = rep(list(T),N)
 
sss =  WFDA(Ly = Y, Lt = X, list( choice = 'weighted' ))
op <- par(mfrow=c(1,2))
matplot(x= T, t(yMat), t='l', main = 'Raw', ylab = 'Y'); grid()
matplot(x= T, t(sss$aligned), t='l', main = 'Aligned', ylab='Y'); grid() 
par(op)



graphics::par(get("par.postscript", pos = 'CheckExEnv'))
cleanEx()
nameEx("fitted.FPCA")
### * fitted.FPCA

flush(stderr()); flush(stdout())

### Name: fitted.FPCA
### Title: Fitted functional data from FPCA object
### Aliases: fitted.FPCA

### ** Examples

set.seed(1)
n <- 100
pts <- seq(0, 1, by=0.05)
sampWiener <- Wiener(n, pts)
sampWiener <- Sparsify(sampWiener, pts, 5:10)
res <- FPCA(sampWiener$Ly, sampWiener$Lt, 
            list(dataType='Sparse', error=FALSE, kernel='epan', verbose=TRUE))
fittedY <- fitted(res, ciOptns = list(alpha=0.05))

workGrid <- res$workGrid
cvgUpper <- fittedY$cvgUpper
cvgLower <- fittedY$cvgLower

op <- par(mfrow=c(2,3))
ind <- sample(1:n,6)
for (i in 1:6) {
 j <- ind[i]
 plot(workGrid,cvgUpper[j,],type='l',ylim=c(min(cvgLower[j,]),max(cvgUpper[j,])),col=4,lty=2,
   xlab='t', ylab='X(t)', main=paste(j,'-th subject',sep=''))
 points(workGrid,cvgLower[j,],type='l',col=4,lty=2)
 points(res$inputData$Lt[[j]],res$inputData$Ly[[j]])
}
par(op)
    



graphics::par(get("par.postscript", pos = 'CheckExEnv'))
cleanEx()
nameEx("fitted.FPCAder")
### * fitted.FPCAder

flush(stderr()); flush(stdout())

### Name: fitted.FPCAder
### Title: Fitted functional data for derivatives from the FPCAder object
### Aliases: fitted.FPCAder

### ** Examples

set.seed(1)
n <- 20
pts <- seq(0, 1, by=0.05)
sampWiener <- Wiener(n, pts)
sampWiener <- Sparsify(sampWiener, pts, 10)



cleanEx()
nameEx("kCFC")
### * kCFC

flush(stderr()); flush(stdout())

### Name: kCFC
### Title: Functional clustering and identifying substructures of
###   longitudinal data using kCFC.
### Aliases: kCFC

### ** Examples




cleanEx()
nameEx("plot.FPCA")
### * plot.FPCA

flush(stderr()); flush(stdout())

### Name: CreateDiagnosticsPlot
### Title: Functional Principal Component Analysis Diagnostics plot
### Aliases: CreateDiagnosticsPlot plot.FPCA

### ** Examples

set.seed(1)
n <- 20
pts <- seq(0, 1, by=0.05)
sampWiener <- Wiener(n, pts)
sampWiener <- Sparsify(sampWiener, pts, 10)
res1 <- FPCA(sampWiener$Ly, sampWiener$Lt, 
            list(dataType='Sparse', error=FALSE, kernel='epan', verbose=FALSE))
plot(res1)



cleanEx()
nameEx("predict.FPCA")
### * predict.FPCA

flush(stderr()); flush(stdout())

### Name: predict.FPCA
### Title: Predict FPC scores and curves for a new sample given an FPCA
###   object
### Aliases: predict.FPCA

### ** Examples





cleanEx()
nameEx("print.FPCA")
### * print.FPCA

flush(stderr()); flush(stdout())

### Name: print.FPCA
### Title: Print an FPCA object
### Aliases: print.FPCA

### ** Examples





### * <FOOTER>
###
cleanEx()
options(digits = 7L)
base::cat("Time elapsed: ", proc.time() - base::get("ptime", pos = 'CheckExEnv'),"\n")
grDevices::dev.off()
###
### Local variables: ***
### mode: outline-minor ***
### outline-regexp: "\\(> \\)?### [*]+" ***
### End: ***
quit('no')
